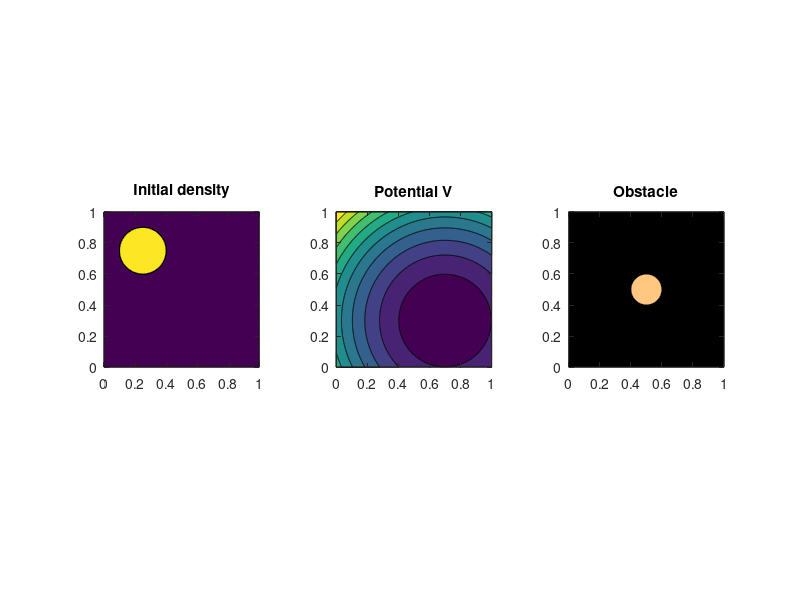

MATLAB code to generate this figure: (Note: this script raises an error after producing the figure.)
%% Example of the Back-And-Forth method
% 
% For more explanation see also the documentation here:
% https://wasserstein-gradient-flows.netlify.app/
% 


n = 1024;             % The size of the n x n grid
maxIters = 300;      % Maximum number of BFM iterations
TOL = 6e-2;          % Tolerance for BFM
nt  = 150;           % Number of outer iterations
tau = 0.005;         % Time step in the JKO scheme
folder = 'data';     % Output directory
verbose  = 1;        % Print out logs


[x,y] = meshgrid(linspace(0,1,n));

% Initial density
rhoInitial = zeros(n);
idx = (x-0.25).^2 + (y-0.75).^2 < 0.15^2;
rhoInitial(idx) = 1;

% Potential
V = 3 * ((x-0.7).^2 + (y-0.3).^2);

% Add an obstacle
obstacle = zeros(n);
idx = (x-0.5).^2 + (y-0.5).^2 < 0.1^2;
obstacle(idx) = 1;

% Plots
subplot(1,3,1)
contourf(x, y, rhoInitial)
title('Initial density')
axis('square')

subplot(1,3,2)
contourf(x, y, V);
title('Potential V')
axis('square')

subplot(1,3,3)
contourf(x, y, obstacle)
colormap(gca, 'copper')
title('Obstacle')
axis('square')

%% Run BFM!
rhoFinal = wgfinc(rhoInitial, V, obstacle, maxIters, TOL, nt, tau, folder, verbose);


%% Make movie

fig = figure;
movieName = 'movie.gif';

for i = 0:nt
    file = fopen(sprintf("%s/rho-%04d.dat", folder, i), 'r');
    rho = fread(file, [n n], 'double');
    imagesc(rho)
    axis xy square
    set(gca,'XTickLabel',[], 'YTickLabel',[])

    frame = getframe(fig);
    im = frame2im(frame);
    [X,cmap] = rgb2ind(im, 256);

    % Write to the GIF file
    if i == 0
        imwrite(X, cmap, movieName, 'gif', 'Loopcount',inf, 'DelayTime',0.001);
    else
        imwrite(X, cmap, movieName, 'gif', 'WriteMode','append', 'DelayTime',0.001);
    end
end